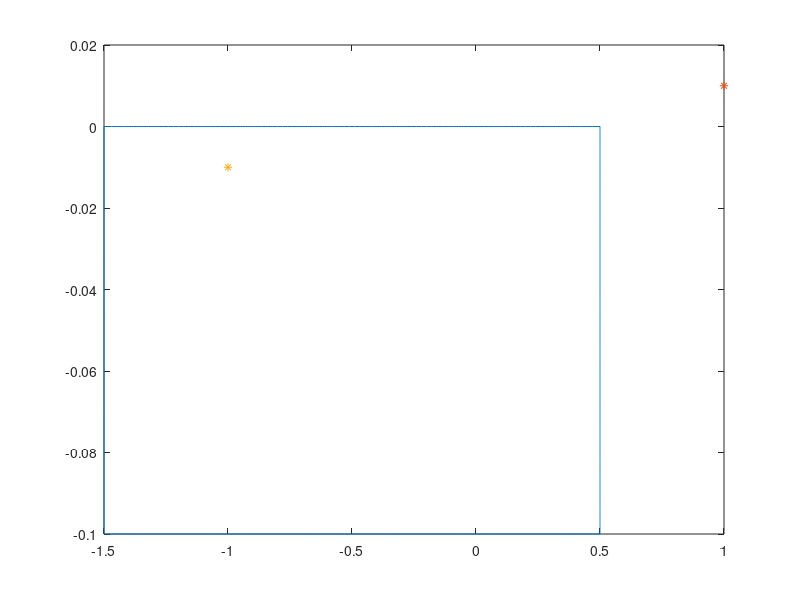

Write the MATLAB code that produced this figure. (Note: this script raises an error after producing the figure.)
clear all
%%%% let us try to factorize matrix A = Q_plus Q_minus 

%% Introduce a loop
k = 1+0.01i;
step1 = 0.01;
step2 = 0.0001;
xi_plus_loop = [-0.5:step1:1.5,1.5 + 1i*(0:step2:0.1),1.5 + 0.1i - (0:step1:2),-0.5+ 1i*(0.1:-step2:0)];

xi_minus_loop = xi_plus_loop - 0.1i - 1;

xi_whole_loop = [-1.5:step1:1.5,1.5 + 1i*(0:step2:0.1),1.5 + 0.1i - (0:step1:3), -1.5 + 1i*(0.1:-step2:0)] - 0.04i;

xi_cur_loop = xi_minus_loop;

gamma_0 = sqrt(k^2  -  xi_cur_loop(1).^2);
root3_1a = (xi_cur_loop(1) + 1i*gamma_0)^(2/3);
root3_1b = (xi_cur_loop(1) - 1i*gamma_0)^(2/3);
root3_2a = (xi_cur_loop(1) + 1i*gamma_0)^(1/3);
root3_2b = (xi_cur_loop(1) - 1i*gamma_0)^(1/3);

root3_1 = root3_2a+root3_2b;
root3_2 = root3_2a+root3_2b;
% 
 figure;
 plot(xi_cur_loop)
 hold all
 plot(k,'*')
 hold all
 plot(-k,'*')

%%%%  evaluate roots we need
square_cont = root_cont(1/2,gamma_0,k^2 - xi_cur_loop.^2); 
%%%% whats below lives on the triple covering of a tube
covering_function_1a = root_cont(2/3,root3_1a, xi_cur_loop + 1i*square_cont);
covering_function_2a = root_cont(1/3,root3_2a, xi_cur_loop + 1i*square_cont);

covering_function_1b = root_cont(2/3,root3_1b, xi_cur_loop - 1i*square_cont);
covering_function_2b = root_cont(1/3,root3_2b, xi_cur_loop - 1i*square_cont);


figure;
plot(covering_function_1a,'*')

% covering_function_1a(end)/root3_1b


%%%% Build Q_plus matrix, factor of A analytic in upper half_plane
%% Check that it satisfies bypass problem

M_mat = @(x) [0,1,1;-sqrt(3)/2/x,-1/2,1;sqrt(3)/2/x,-1/2,1].';
Eig_mat = @(x1,x2) diag([1,x1,x2]);

H1_plus_start = M_mat(gamma_0)*Eig_mat(root3_2a,root3_1a)*inv(M_mat(gamma_0));


H1_plus_end = M_mat(square_cont(end))*Eig_mat(covering_function_2a(end),covering_function_1a(end))*inv(M_mat(square_cont(end)));


H2_plus_start = M_mat(-gamma_0)*Eig_mat(root3_2b,root3_1b)*inv(M_mat(-gamma_0));


H2_plus_end = M_mat(-square_cont(end))*Eig_mat(covering_function_2b(end),covering_function_1b(end))*inv(M_mat(-square_cont(end)));

%bypass Matrix % P_matrix(gamma_0) = A_mat(square_cont(end))*inv(A_mat(gamma_0))

P_matrix = @(x) [-1/2,1/2i/x,-1/2i/x;-1i*x/2,1/2,1/2;1i*x,1,0];

%%%%% check that H_plus = P_matrix*H_plus after bypass whole_loop


H2_plus_end - P_matrix(gamma_0)*H2_plus_start


%%%% build Qplus 

Qplus_end = H1_plus_end + H2_plus_end;
Qplus_start = H1_plus_start + H2_plus_start;

Qplus_end- Qplus_start 

Qplus_end - P_matrix(gamma_0)*Qplus_start


%%% check that Qminus does not have branching in lower half-plane

A_mat = @(x) [-1/2i/x,1/2i/x,1/2;1/2,1/2,1i/2*x; 0,1,-1i*x];

Qminus_start = inv(Qplus_start)*A_mat(gamma_0);
Qminus_end =  inv(Qplus_end)*A_mat(square_cont(end));

Qminus_end - Qminus_start % this is A = QplusQminus factorization


%%% factorization is not commutative

Qminus_start*Qplus_start - Qplus_start*Qminus_start


%% let us build A = QminusQplus factorization

%%%% P_matrix(gamma_0) - inv(A_mat(gamma_0))*A_mat(square_cont(end))

P_matrix = @(x)[0, 1, -1i*x; 1/2, 1/2, (1i*x/2); (1/(2i*x)), -1/(2i*x), -(1/2)];

M_mat = @(x) [1,1,0;2/sqrt(3)*x,-1/sqrt(3)*x,1;-2/sqrt(3)*x,1/sqrt(3)*x,1].';


H1_plus_start = M_mat(gamma_0)*Eig_mat(root3_2a,root3_1a)*inv(M_mat(gamma_0));


H1_plus_end = M_mat(square_cont(end))*Eig_mat(covering_function_2a(end),covering_function_1a(end))*inv(M_mat(square_cont(end)));


H2_plus_start = M_mat(-gamma_0)*Eig_mat(root3_2b,root3_1b)*inv(M_mat(-gamma_0));


H2_plus_end = M_mat(-square_cont(end))*Eig_mat(covering_function_2b(end),covering_function_1b(end))*inv(M_mat(-square_cont(end)));

%%%% build Qplus 

Qplus_end = H1_plus_end + H2_plus_end;
Qplus_start = H1_plus_start + H2_plus_start;

Qplus_end - Qplus_start 

Qplus_end - Qplus_start*P_matrix(gamma_0)

Qminus_start = A_mat(gamma_0)*inv(Qplus_start);
Qminus_end =  A_mat(square_cont(end))*inv(Qplus_end);

Qminus_end - Qminus_start % this is A = QplusQminus factorization
